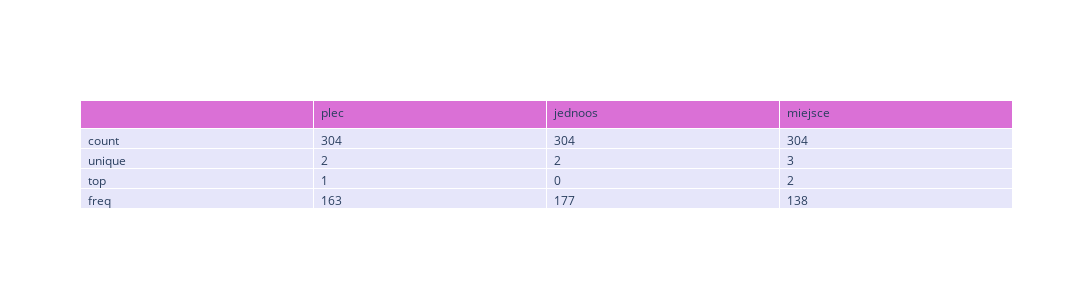

The cell this chart's notebook holds for it:
### Markdown cell above
#### Zmienne jakościowe

### Code cell
fig = go.Figure(data=[go.Table(
    header=dict(values=[''] + list(data[['plec', 'jednoos', 'miejsce']].describe().columns),
                fill_color='orchid',
                align='left'),
    cells=dict(values=[data[['plec', 'jednoos', 'miejsce']].describe().index] + [data[['plec', 'jednoos', 'miejsce']].describe()[col] for col in data[['plec', 'jednoos', 'miejsce']].describe().columns],
               fill_color='lavender',
               align='left'))
])
fig.update_layout(width=1500, height=300)
fig.show()

### Figure 1 — Plotly figure (JSON) as saved in the notebook; plotly's stock layout.template omitted (floating-point values rounded to 4 significant figures)
{"data": [{"cells": {"align": "left", "fill": {"color": "lavender"}, "values": [["count", "unique", "top", "freq"], [304, 2, 1, 163], [304, 2, 0, 177], [304, 3, 2, 138]]}, "header": {"align": "left", "fill": {"color": "orchid"}, "values": ["", "plec", "jednoos", "miejsce"]}, "type": "table"}], "layout": {"height": 300, "width": 1500}}
